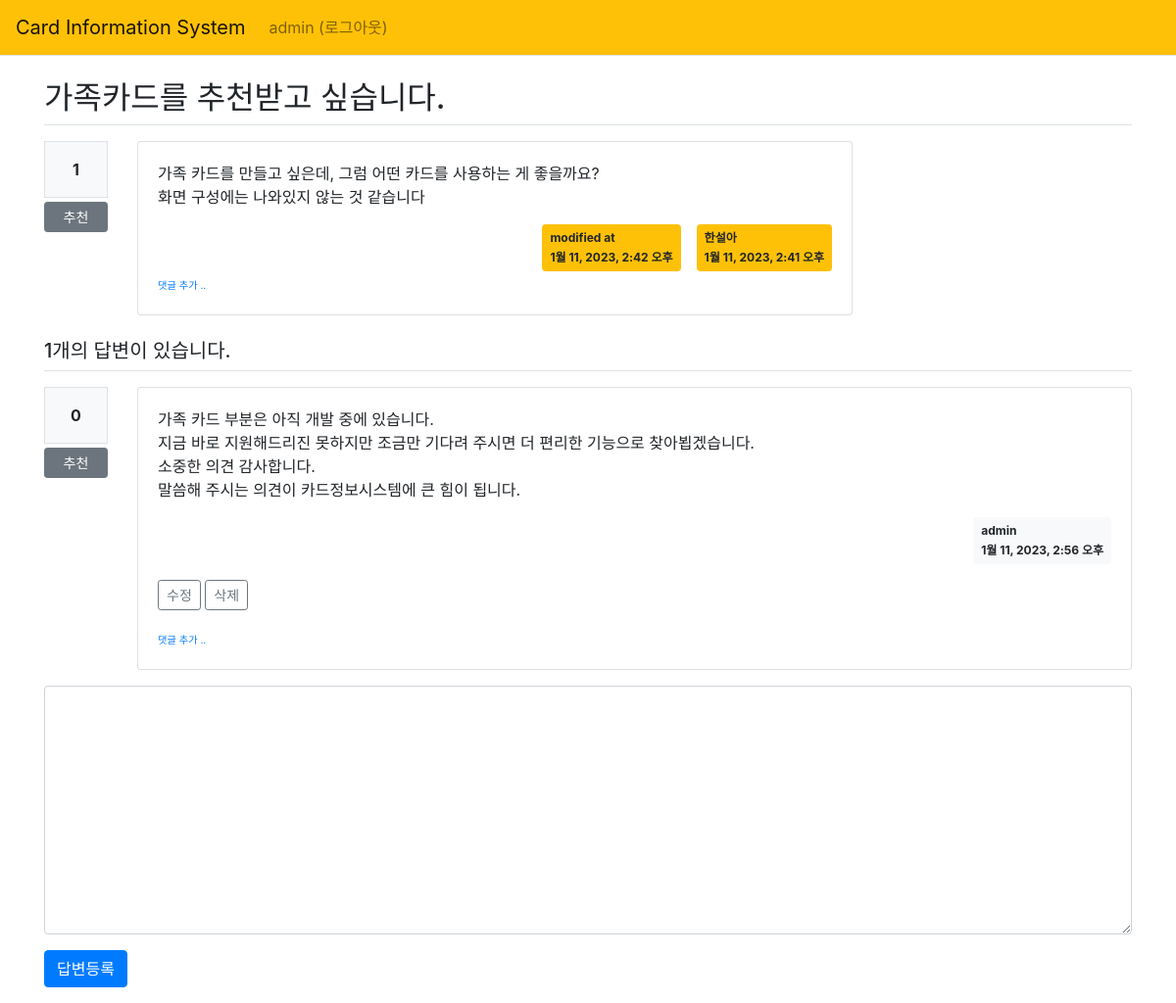
/pybo/329/ (signed in), run on the app's committed database.
### pybo/models.py (models this page shows, shortened)
class Question(models.Model):
    author = models.ForeignKey(User, on_delete=models.CASCADE,
                               related_name='author_question')
    subject = models.CharField(max_length=200)
    content = models.TextField()
    create_date = models.DateTimeField()
    modify_date = models.DateTimeField(null=True, blank=True)
    voter = models.ManyToManyField(User, related_name='voter_question') #voter추가

class Answer(models.Model):
    author = models.ForeignKey(User, on_delete=models.CASCADE,
                               related_name='author_answer')
    question = models.ForeignKey(Question, on_delete=models.CASCADE)
    content = models.TextField()
    create_date = models.DateTimeField()
    modify_date = models.DateTimeField(null=True, blank=True)
    voter = models.ManyToManyField(User, related_name='voter_answer')

### pybo/views/base_views.py (the view)
# urls.py: path('<int:question_id>/', base_views.detail, name='detail'),
def detail(request, question_id):
    question = get_object_or_404(Question, pk=question_id)
    context = {'question': question}
    return render(request, 'pybo/question_detail.html', context)

### pybo/templatetags/pybo_filter.py (called while the page is built)
@register.filter()
def mark(value):
    extensions = ["nl2br", "fenced_code"]
    return mark_safe(markdown.markdown(value, extensions=extensions))

### templates/pybo/question_detail.html (shortened to what this page needs)
{% extends 'base.html' %}
{% load pybo_filter %}
{% block content %}
<div class="container my-3">
    <h2 class="border-bottom py-2">{{ question.subject }}</h2>
    <div class="row my-3">
        <div class="col-1">
            <div class="bg-light text-center p-3 border font-weight-bolder mb-1">{{question.voter.count}}</div>
            <a href="#" data-uri="{% url 'pybo:vote_question' question.id  %}"
               class="recommend btn btn-sm btn-secondary btn-block my-1">추천</a>
        </div>
        <div class="col-8">
            <div class="card">
                <div class="card-body">
                    <div class="card-text" >{{ question.content|mark }}</div>
                    <div class="d-flex justify-content-end">
                        {% if question.modify_date %}
                        <div class="badge badge-warning p-2 text-left mx-3">
                            <div class="mb-2">modified at</div>
                            <div>{{ question.modify_date }}</div>
                        </div>
                        {% endif %}
                        <div class="badge badge-warning p-2 text-left">
                            <div class="mb-2">{{ question.author.username }}</div>
                            <div>{{ question.create_date }}</div>
                        </div>
                    </div>
                    <div>
                        <a href="{% url 'pybo:comment_create_question' question.id  %}"
                           class="small"><small>댓글 추가 ..</small></a>
                    </div>
                </div>
            </div>
        </div>
    </div>
    <h5 class="border-bottom my-3 py-2">{{question.answer_set.count}}개의 답변이 있습니다.</h5>
    {% for answer in question.answer_set.all %}
    <div class="row my-3">
        <div class="col-1">
            <div class="bg-light text-center p-3 border font-weight-bolder mb-1">{{answer.voter.count}}</div>
            <a href="#" data-uri="{% url 'pybo:vote_answer' answer.id  %}"
                class="recommend btn btn-sm btn-secondary btn-block my-1">추천</a>
        </div>
        <div class="col-11">
            <div class="card">
                <div class="card-body">
                    <div class="card-text">{{ answer.content|mark }}</div>
                    <div class="d-flex justify-content-end">
                        <div class="badge badge-light p-2 text-left">
                            <div class="mb-2">{{ answer.author.username }}</div>
                            <div>{{ answer.create_date }}</div>
                        </div>
                    </div>
                    {% if request.user == answer.author %}
                    <div class="my-3">
                        <a href="{% url 'pybo:answer_modify' answer.id  %}"
                           class="btn btn-sm btn-outline-secondary">수정</a>
                        <a href="#" class="delete btn btn-sm btn-outline-secondary "
                           data-uri="{% url 'pybo:answer_delete' answer.id  %}">삭제</a>
                    </div>
                    {% endif %}
                    <div>
                        <a href="{% url 'pybo:comment_create_answer' answer.id  %}"
                           class="small"><small>댓글 추가 ..</small></a>
                    </div>
                </div>
            </div>
        </div>
    </div>
    {% endfor %}
    <form action="{% url 'pybo:answer_create' question.id %}" method="post" class="my-3">
        <div class="form-group">
            <textarea {% if not user.is_authenticated %}disabled{% endif %}
              name="content" id="content" class="form-control" rows="10"></textarea>
        </div>
        <input type="submit" value="답변등록" class="btn btn-primary">
    </form>
</div>
{% endblock %}

### templates/navbar.html (shortened to what this page needs)
<nav class="navbar navbar-expand-lg navbar-light bg-warning border-bottom">
    <a class="navbar-brand" href="{% url 'pybo:index' %}">Card Information System</a>
    <div class="collapse navbar-collapse flex-grow-0" id="navbarNav">
        <ul class="navbar-nav">
            <li class="nav-item ">
                <li class="nav-item ">
                {% if user.is_authenticated %}
                <a class="nav-link" href="{% url 'common:logout' %}">{{ user.username }} (로그아웃)</a>
                {% else %}
                <a class="nav-link" href="{% url 'common:login' %}">로그인</a>
                {% endif %}
            </li>
        </ul>
    </div>
</nav>

### data on the page
Question: subject "가족카드를 추천받고 싶습니다.", voter.count "1", content|mark "가족 카드를 만들고 싶은데, 그럼 어떤 카드를 사용하는 게 좋을까요? 화면 구성에는 나와있지 않는 것 같습니다", modify_date "1월 11, 2023, 2:42 오후", author.username "한설아", create_date "1월 11, 2023, 2:41 오후", answer_set.count "1"
Answer: voter.count "0", content|mark "가족 카드 부분은 아직 개발 중에 있습니다. 지금 바로 지원해드리진 못하지만 조금만 기다려 주시면 더 편리한 기능으로 찾아뵙겠습니다. 소중한 의견 감사합니다. 말씀해 주시는 의견이 카드정보시스템에 큰 힘이 됩니다.", author.username "admin", create_date "1월 11, 2023, 2:56 오후", shows "수정"

### other printed values
{{ user.username }} "admin"
